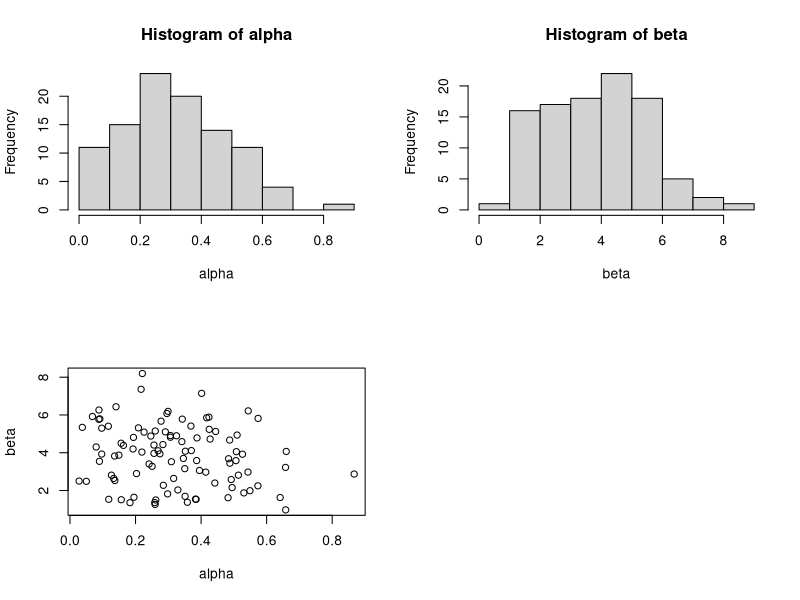

The R script that drew this image: (Note: this script raises an error after producing the figure.)
#This code generate artificial model parameters in an hierarchical structure

rm(list=ls())

# set sample size
Nsubjects =100 


#Population level parameters 
population_locations    =c(qlogis(0.3),4) #population mean for learning rate and noise parameters
population_scales       =c(1,1.5)         #population sd for learning rate and noise parameters


#Individual parameters 
alpha          = plogis(population_locations[1]+population_scales[1]*rnorm(Nsubjects));
beta           =       (population_locations[2]+population_scales[2]*rnorm(Nsubjects)); 

#check histograms and sample means
  print(paste(plogis(mean(qlogis(alpha))),mean(beta)))
  {
  par(mfrow=c(2,2))
  hist(alpha)
  hist(beta)
  plot(alpha,beta)
  }

#save
true.parameters=cbind(subject = seq(1,Nsubjects),
                        alpha   = alpha,
                        beta    = beta)

save(true.parameters,file='./data/true_parameters.Rdata')
  

  